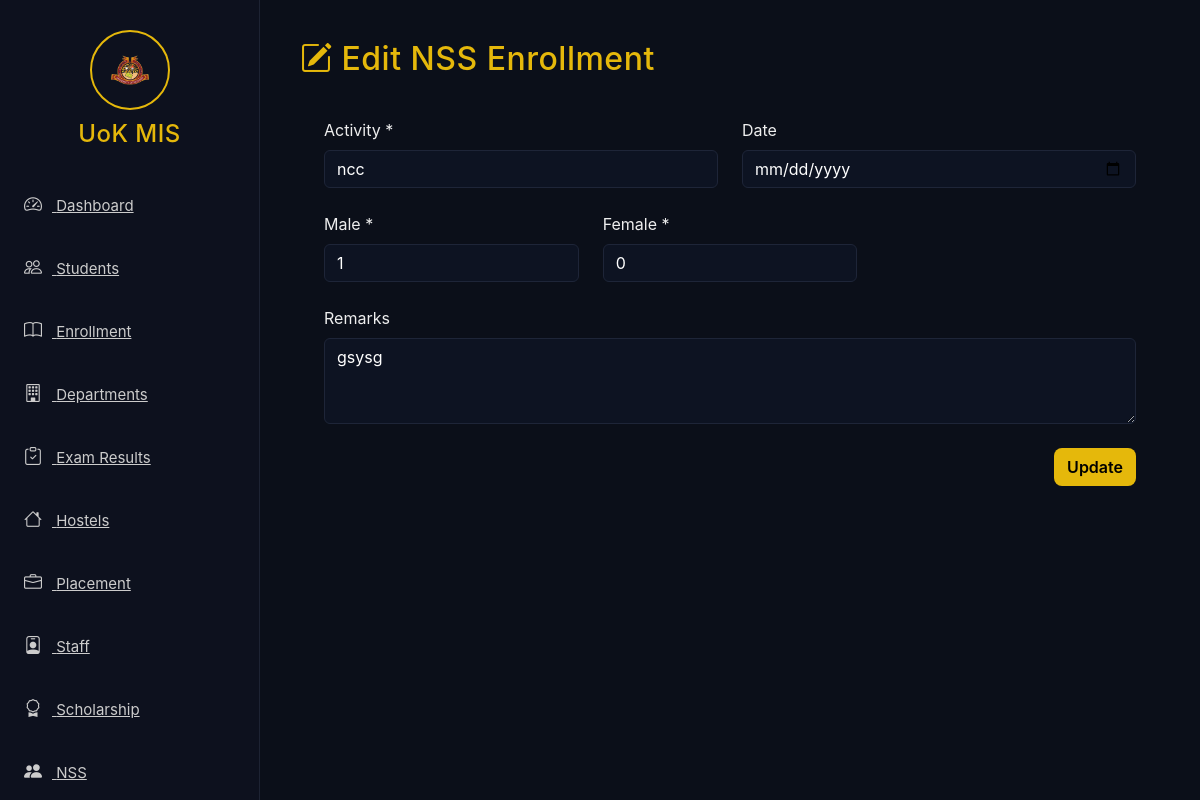
The app's page /nss/edit/2 with its own data.
### app/models.py (models this page shows, shortened)
class NSSEnrollment(db.Model):
    __tablename__ = "nss_enrollment"
    id = db.Column(db.Integer, primary_key=True)
    male = db.Column(db.Integer, default=0)
    female = db.Column(db.Integer, default=0)
    activity = db.Column(db.String(255), nullable=False)
    date = db.Column(db.String(50))
    remarks = db.Column(db.Text)
    created_at = db.Column(db.DateTime, default=datetime.utcnow)

### app/routes.py (the view, shortened to what this page needs)
@main.route("/nss/edit/<int:nss_id>", methods=["GET", "POST"])
def edit_nss(nss_id):
    entry = NSSEnrollment.query.get_or_404(nss_id)
    return render_template("nss/edit_nss.html", entry=entry)

### app/templates/nss/edit_nss.html
{% extends 'base.html' %}
{% block content %}
<div class="page-header">
  <h2><i class="bi bi-pencil-square"></i> Edit NSS Enrollment</h2>
</div>
<div class="card-glow p-4 mt-3">
  <form method="POST" class="row g-4">
    <div class="col-md-6">
      <label class="form-label">Activity *</label>
      <input type="text" name="activity" class="form-control"
             value="{{ entry.activity }}" required>
    </div>
    <div class="col-md-6">
      <label class="form-label">Date</label>
      <input type="date" name="date" class="form-control"
             value="{{ entry.date }}">
    </div>
    <div class="col-md-4">
      <label class="form-label">Male *</label>
      <input type="number" name="male" min="0"
             class="form-control" value="{{ entry.male }}" required>
    </div>
    <div class="col-md-4">
      <label class="form-label">Female *</label>
      <input type="number" name="female" min="0"
             class="form-control" value="{{ entry.female }}" required>
    </div>
    <div class="col-md-12">
      <label class="form-label">Remarks</label>
      <textarea name="remarks" class="form-control" rows="3">{{ entry.remarks }}</textarea>
    </div>
    <div class="col-12 text-end">
      <button class="btn btn-gold">Update</button>
    </div>
  </form>
</div>
{% endblock %}

### app/static/css/style.css (style rules this page uses)
body { background: #0b0f19; color: #eee; font-family: "Inter", sans-serif; overflow-x: hidden; }
h1, h2, h3, h4, h5, h6 { color: #e5b80b; letter-spacing: 0.5px; }
input, select, textarea { background: #0d1322 !important; color: #fff !important; border: 1px solid #1e2538 !important; }
.btn-gold { background: #e5b80b; color: #000; border-radius: 8px; font-weight: 600; }

### records on screen
NSSEnrollment: activity "ncc", male "1", female "0", remarks "gsysg"
